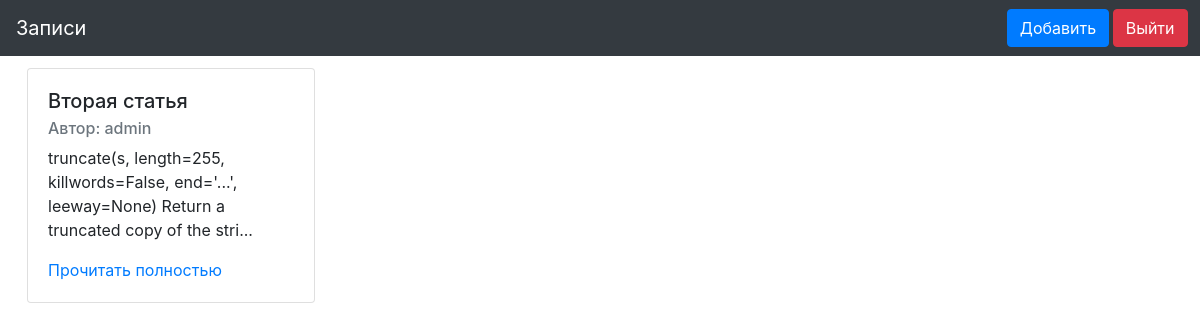
Screenshot of / (signed in) with the database file from the repository.
### website/models.py (models this page shows, shortened)
class Posts(db.Model):
    id = db.Column(db.Integer, primary_key = True)
    title = db.Column(db.String(20), nullable = False)
    text = db.Column(db.String(255), nullable = False)
    author_name = db.Column(db.String(20), nullable = False)
    author_id = db.Column(db.Integer, nullable = False)

### website/routes.py (the view)
@app.route('/')
def home():
    conn = sqlite3.connect('website/site.db')
    c = conn.cursor()
    c.execute('SELECT * FROM posts')
    all_rows = c.fetchall()
    return render_template('home.html', all_rows=all_rows)

### website/models.py (called while the page is built)
@login_manager.user_loader
def load_user(user_id):
    return User.query.get(int(user_id))

### website/templates/home.html
{% extends "layout.html" %}
{% block content %}
{% for data in all_rows %}
<div class="card-deck d-inline-block", style="margin: 1%;">
	<div class="card" style="width: 18rem;">
	  <div class="card-body">
	    <h5 class="card-title">{{ data[1] }}</h5>
	    <h6 class="card-subtitle mb-2 text-muted">Автор: {{ data[3] }}</h6>
	    {% if data[2]|length > 100 %}
	    	<p class="card-text"> {{ data[2][0:100:1] }}...</p>
	    {% else %}
	    	<p class="card-text"> {{ data[2] }}</p>
	    {% endif %}
	    <a href="/post/{{ data[0] }}" class="card-link">Прочитать полностью</a>
	  </div>
	</div>
</div>
{% endfor %}
{% endblock %}

### rows the page displays
Posts: title "Вторая статья", author_name "admin", text "truncate(s, length=255, killwords=False, end='...', leeway=None) Return a truncated copy of the stri"
